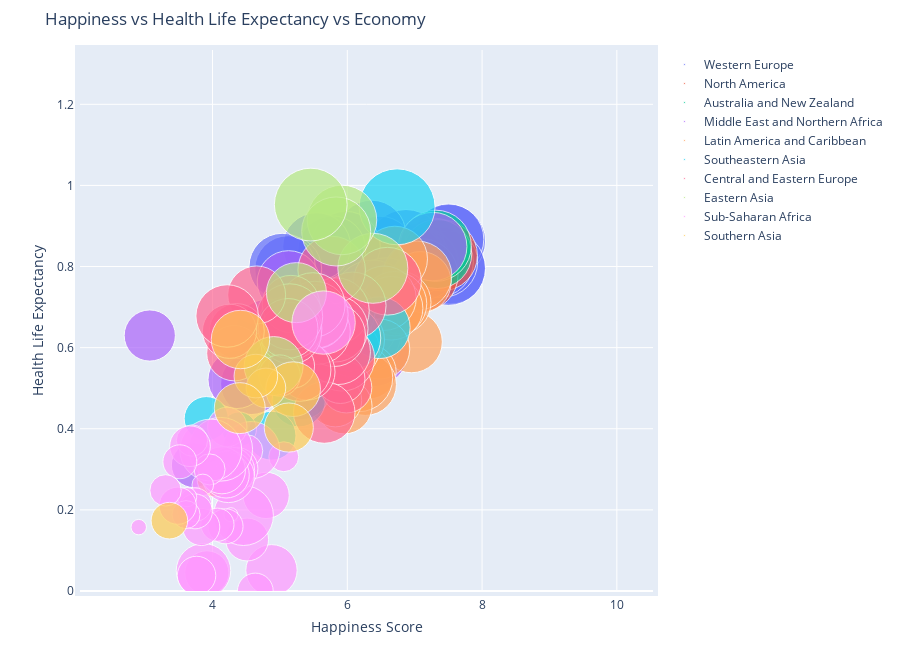

Write notebook code for a chart like this one.
### Markdown cell above
We see from the code output that the real value for Turkey in the 2016 report will be 5,389 happiness points, our model estimates it as 5.33218602 from the 2015 report and 5.49986729 from the 2017 report. We estimate that the reason for the 2017 value and others' differences is that the characteristics and the impact of terrorism.

### Code cell
figure = bubbleplot(dataset = data2, x_column = 'happinessscore', y_column = 'healthlifeexpectancy', 
    bubble_column = 'country', size_column = 'economysituation', color_column = 'region', 
    x_title = "Happiness Score", y_title = "Health Life Expectancy", title = 'Happiness vs Health Life Expectancy vs Economy',
    x_logscale = False, scale_bubble = 1, height = 650)

po.iplot(figure)

### Figure 1 — Plotly figure (JSON) as saved in the notebook; plotly's stock layout.template omitted (floating-point values rounded to 4 significant figures)
{"data": [{"marker": {"size": [1.442, 1.527, 1.427, 1.577, 1.406, 1.465, 1.452, 1.45, 1.448, 1.425, 1.483, 1.698, 1.403, 1.308, 1.395, 1.343, 1.355, 1.311, 1.319, 1.276, 1.249], "sizemode": "area", "sizeref": 0.0005701}, "mode": "markers", "name": "Western Europe", "text": ["Denmark", "Switzerland", "Iceland", "Norway", "Finland", "Netherlands", "Sweden", "Austria", "Germany", "Belgium", "Ireland", "Luxembourg", "United Kingdom", "Malta", "France", "Spain", "Italy", "North Cyprus", "Cyprus", "Portugal", "Greece"], "type": "scatter", "x": [7.526, 7.509, 7.501, 7.498, 7.413, 7.339, 7.291, 7.119, 6.994, 6.929, 6.907, 6.871, 6.725, 6.488, 6.478, 6.361, 5.977, 5.771, 5.546, 5.123, 5.033], "y": [0.795, 0.863, 0.8673, 0.7958, 0.8109, 0.8123, 0.8312, 0.8056, 0.8149, 0.8196, 0.8145, 0.8454, 0.8099, 0.8032, 0.8379, 0.879, 0.851, 0.8414, 0.8488, 0.7936, 0.8003]}, {"marker": {"size": [1.44, 1.508], "sizemode": "area", "sizeref": 0.0005701}, "mode": "markers", "name": "North America", "text": ["Canada", "United States"], "type": "scatter", "x": [7.404, 7.104], "y": [0.8276, 0.779]}, {"marker": {"size": [1.361, 1.444], "sizemode": "area", "sizeref": 0.0005701}, "mode": "markers", "name": "Australia and New Zealand", "text": ["New Zealand", "Australia"], "type": "scatter", "x": [7.334, 7.313], "y": [0.831, 0.8512]}, {"marker": {"size": [1.338, 1.574, 1.49, 1.824, 1.053, 1.617, 1.44, 1.067, 1.165, 0.9967, 0.8406, 1.123, 0.9772, 1.118, 0.6702, 1.075, 0.9539, 0.5794, 0.7472], "sizemode": "area", "sizeref": 0.0005701}, "mode": "markers", "name": "Middle East and Northern Africa", "text": ["Israel", "United Arab Emirates", "Saudi Arabia", "Qatar", "Algeria", "Kuwait", "Bahrain", "Libya", "Turkey", "Jordan", "Morocco", "Lebanon", "Tunisia", "Iran", "Palestinian Territories", "Iraq", "Egypt", "Yemen", "Syria"], "type": "scatter", "x": [7.267, 6.573, 6.379, 6.375, 6.355, 6.239, 6.218, 5.615, 5.389, 5.303, 5.151, 5.129, 5.045, 4.813, 4.754, 4.575, 4.362, 3.724, 3.069], "y": [0.8492, 0.7299, 0.5927, 0.7172, 0.618, 0.6357, 0.657, 0.523, 0.6472, 0.6071, 0.5947, 0.7617, 0.5958, 0.6423, 0.5684, 0.5108, 0.5212, 0.3105, 0.6299]}, {"marker": {"size": [1.069, 1.359, 1.088, 1.115, 1.217, 1.183, 1.151, 1.182, 1.03, 0.8345, 1.097, 1.326, 1.134, 0.8737, 0.6938, 0.9731, 0.8762, 0.7942, 0.996, 0.8937, 0.8933, 1.028, 0.6943, 0.341], "sizemode": "area", "sizeref": 0.0005701}, "mode": "markers", "name": "Latin America and Caribbean", "text": ["Costa Rica", "Puerto Rico", "Brazil", "Mexico", "Chile", "Panama", "Argentina", "Uruguay", "Colombia", "Guatemala", "Suriname", "Trinidad and Tobago", "Venezuela", "El Salvador", "Nicaragua", "Ecuador", "Belize", "Bolivia", "Peru", "Paraguay", "Jamaica", "Dominican Republic", "Honduras", "Haiti"], "type": "scatter", "x": [7.087, 7.039, 6.952, 6.778, 6.705, 6.701, 6.65, 6.545, 6.481, 6.324, 6.269, 6.168, 6.084, 6.068, 5.992, 5.976, 5.956, 5.822, 5.743, 5.538, 5.51, 5.155, 4.871, 4.028], "y": [0.7615, 0.7776, 0.6141, 0.7114, 0.8188, 0.7084, 0.6971, 0.7218, 0.5966, 0.5404, 0.5093, 0.5261, 0.619, 0.596, 0.6521, 0.6861, 0.4557, 0.4697, 0.6299, 0.5829, 0.5947, 0.5767, 0.5838, 0.2749]}, {"marker": {"size": [1.646, 1.089, 1.251, 0.951, 0.8122, 0.7404, 0.6804, 0.3411, 0.556], "sizemode": "area", "sizeref": 0.0005701}, "mode": "markers", "name": "Southeastern Asia", "text": ["Singapore", "Thailand", "Malaysia", "Indonesia", "Philippines", "Vietnam", "Laos", "Myanmar", "Cambodia"], "type": "scatter", "x": [6.739, 6.474, 6.005, 5.314, 5.279, 5.061, 4.876, 4.395, 3.907], "y": [0.9472, 0.6492, 0.6237, 0.4937, 0.4704, 0.6616, 0.3829, 0.3988, 0.4249]}, {"marker": {"size": [1.309, 1.28, 0.7359, 1.229, 0.6918, 1.232, 1.246, 1.269, 1.131, 1.299, 1.08, 1.218, 1.17, 1.28, 1.186, 0.9014, 1.124, 0.5604, 1.034, 0.9338, 1.078, 1.241, 1.019, 0.4884, 0.9553, 0.8609, 0.8729, 0.8379, 1.113], "sizemode": "area", "sizeref": 0.0005701}, "mode": "markers", "name": "Central and Eastern Europe", "text": ["Czech Republic", "Slovakia", "Uzbekistan", "Kazakhstan", "Moldova", "Russia", "Poland", "Lithuania", "Belarus", "Slovenia", "Turkmenistan", "Latvia", "Romania", "Estonia", "Croatia", "Kosovo", "Azerbaijan", "Kyrgyzstan", "Serbia", "Bosnia and Herzegovina", "Montenegro", "Hungary", "Macedonia", "Tajikistan", "Albania", "Armenia", "Ukraine", "Georgia", "Bulgaria"], "type": "scatter", "x": [6.596, 6.078, 5.987, 5.919, 5.897, 5.856, 5.835, 5.813, 5.802, 5.768, 5.658, 5.56, 5.528, 5.517, 5.488, 5.401, 5.291, 5.185, 5.177, 5.163, 5.161, 5.145, 5.121, 4.996, 4.655, 4.36, 4.324, 4.252, 4.217], "y": [0.7638, 0.7037, 0.5016, 0.5739, 0.5231, 0.5899, 0.6906, 0.6467, 0.631, 0.7915, 0.4401, 0.6395, 0.676, 0.681, 0.7052, 0.54, 0.545, 0.5545, 0.6458, 0.7077, 0.6353, 0.6761, 0.6474, 0.5312, 0.7301, 0.6408, 0.5863, 0.6403, 0.6781]}, {"marker": {"size": [1.397, 1.38, 1.359, 1.511, 1.028, 0.9885], "sizemode": "area", "sizeref": 0.0005701}, "mode": "markers", "name": "Eastern Asia", "text": ["Taiwan", "Japan", "South Korea", "Hong Kong", "China", "Mongolia"], "type": "scatter", "x": [6.379, 5.921, 5.835, 5.458, 5.245, 4.907], "y": [0.7956, 0.9149, 0.8864, 0.9528, 0.7356, 0.5547]}, {"marker": {"size": [1.144, 0.0, 0.2556, 0.7522, 0.612, 0.3649, 0.9329, 0.525, 0.2928, 1.024, 0.5227, 0.6311, 0.05661, 0.7711, 0.4431, 0.6139, 0.3504, 0.08709, 0.6307, 1.159, 0.3129, 1.094, 0.2751, 0.5551, 0.8473, 0.1327, 0.3939, 0.4221, 0.32, 0.3472, 0.2795, 0.4716, 0.1071, 0.2241, 0.3285, 0.395, 0.2812, 0.06831], "sizemode": "area", "sizeref": 0.0005701}, "mode": "markers", "name": "Sub-Saharan Africa", "text": ["Mauritius", "Somalia", "Somaliland Region", "Nigeria", "Zambia", "Sierra Leone", "Namibia", "Cameroon", "Ethiopia", "South Africa", "Kenya", "Ghana", "Congo (Kinshasa)", "Congo (Brazzaville)", "Senegal", "Mauritania", "Zimbabwe", "Malawi", "Sudan", "Gabon", "Mali", "Botswana", "Comoros", "Ivory Coast", "Angola", "Niger", "South Sudan", "Chad", "Burkina Faso", "Uganda", "Madagascar", "Tanzania", "Liberia", "Guinea", "Rwanda", "Benin", "Togo", "Burundi"], "type": "scatter", "x": [5.648, 5.44, 5.057, 4.875, 4.795, 4.635, 4.574, 4.513, 4.508, 4.459, 4.356, 4.276, 4.272, 4.236, 4.219, 4.201, 4.193, 4.156, 4.139, 4.121, 4.073, 3.974, 3.956, 3.916, 3.866, 3.856, 3.832, 3.763, 3.739, 3.739, 3.695, 3.666, 3.622, 3.607, 3.515, 3.484, 3.303, 2.905], "y": [0.6619, 0.1147, 0.3311, 0.05108, 0.2357, 0.0, 0.3474, 0.127, 0.3458, 0.1861, 0.3015, 0.2968, 0.188, 0.2821, 0.4046, 0.2864, 0.1595, 0.2936, 0.2976, 0.3494, 0.1635, 0.3475, 0.2998, 0.04476, 0.04991, 0.2616, 0.1578, 0.03824, 0.213, 0.1963, 0.3711, 0.357, 0.2316, 0.1883, 0.3186, 0.2103, 0.2481, 0.1575]}, {"marker": {"size": [0.8527, 0.6882, 0.4463, 0.5418, 0.9732, 0.7404, 0.3823], "sizemode": "area", "sizeref": 0.0005701}, "mode": "markers", "name": "Southern Asia", "text": ["Bhutan", "Pakistan", "Nepal", "Bangladesh", "Sri Lanka", "India", "Afghanistan"], "type": "scatter", "x": [5.196, 5.132, 4.793, 4.643, 4.415, 4.404, 3.36], "y": [0.4976, 0.4031, 0.5007, 0.5299, 0.6201, 0.4509, 0.1734]}], "layout": {"height": 650, "hovermode": "closest", "margin": {"b": 50, "pad": 5, "t": 50}, "showlegend": true, "title": {"text": "Happiness vs Health Life Expectancy vs Economy"}, "xaxis": {"autorange": false, "range": [2.033, 10.54], "title": {"text": "Happiness Score"}}, "yaxis": {"autorange": false, "range": [0.0, 1.334], "title": {"text": "Health Life Expectancy"}}}}
